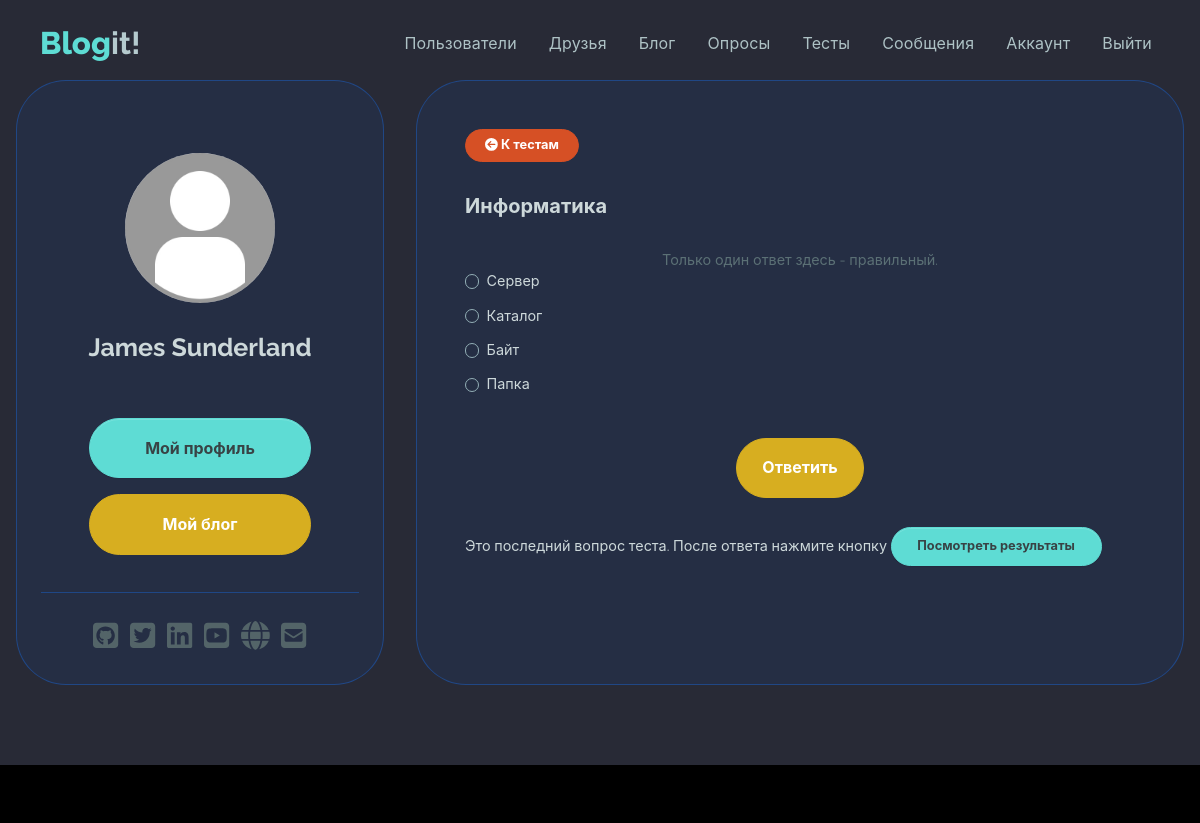
Page /1/questions/1 (signed in) on the committed database.
### users/models.py (models this page shows, shortened)
class Profile(models.Model):
    user = models.OneToOneField(User, on_delete=models.CASCADE)
    name = models.CharField(max_length=50, blank=True, null=True)
    email = models.EmailField(max_length=50,  blank=True, null=True)
    username = models.CharField(max_length=50, blank=True, null=True)
    summary = models.CharField(max_length=100, blank=True, null=True)
    city = models.CharField(max_length=20, blank=True, null=True)
    profession = models.CharField(max_length=50, blank=True, null=True)
    about = models.TextField(blank=True, null=True)
    image = models.ImageField(null=True, blank=True, upload_to='profile_images', default='profile_images/default.jpg')
    github = models.CharField(max_length=100, default='https://github.com')
    twitter = models.CharField(max_length=100,  default='https://twitter.com')
    linkedin = models.CharField(max_length=100, default='https://linkedin.com')
    youtube = models.CharField(max_length=100, default='https://youtube.com')
    website = models.CharField(max_length=100, default='https://mysite.com')
    created = models.DateTimeField(auto_now_add=True)
    follows = models.ManyToManyField('self', related_name='followed_by', symmetrical=False, blank=True)
    class Meta:
        ordering = ['created']
        verbose_name = 'Профиль'
        verbose_name_plural = 'Профили'

### quizzes/models.py (models this page shows, shortened)
class Question(models.Model):
    class qtype(models.TextChoices):
        single = 'single'
        multiple = 'multiple'
    name = models.CharField(max_length=350)
    qtype = models.CharField(max_length=8, choices=qtype.choices, default=qtype.single)
    quiz = models.ForeignKey(Quiz, on_delete=models.CASCADE)
    explanation = models.CharField(max_length=550)
    class Meta:
        ordering = ['id']
        verbose_name = 'Вопрос'
        verbose_name_plural = 'Вопросы'

class Answer(models.Model):
    question = models.ForeignKey(Question, on_delete=models.CASCADE)
    name = models.CharField(max_length=200)
    is_correct = models.BooleanField(default=False)
    class Meta:
        verbose_name = 'Ответ'
        verbose_name_plural = 'Ответы'

### quizzes/views.py (the view)
@login_required
def display_question(request, quiz_id, question_id):
    profile = request.user.profile
    quiz = get_object_or_404(Quiz, pk=quiz_id)
    questions = quiz.question_set.all()
    current_question, next_question = None, None
    for ind, question in enumerate(questions):
        if question.pk == question_id:
            current_question = question
            if ind != len(questions) - 1:
                next_question = questions[ind + 1]
    context = {'quiz': quiz,
    'question': current_question,
    'next_question': next_question,
    'profile': profile}
    return render(request,
        'quizzes/display.html',context)

### quizzes/templates/quizzes/display.html (shortened to what this page needs)
{% extends 'base.html' %}
{% block content %}
    <section>
        <main class="mt-5 mb-5">
            <div class="container">
                <div class="main-body">
                    <div class="row">
                        <div class="col-lg-4">
                            <div class="card p-3 card-soft-primary">
                                <div class="card-body">
                                    <div class="d-flex flex-column align-items-center text-center">
                                        <div class="profile-image-wrapper mt-5">
                                            <div class="profile-image">
                                                <img src="{{ profile.image.url }}" alt="profile" />
                                            </div>
                                        </div>
                                        <div class="mt-1">
                                            <h5 class="fw-bold fs-2 text-200 mb-5 text-center">{{ profile.name }}</h5>
                                            <div class="text-center">
                                                <div class="col-12 d-grid">
                                                    <div class="text-center">
                                                        <a class="btn btn-primary rounded-pill my-2 col-9"
                                                           href="{% url 'account' %}">Мой профиль</a>
                                                        <a class="btn btn-warning rounded-pill my-2 col-9"
                                                           href="{% url 'blog:my-blog' %}">Мой блог</a>
                                                    </div>
                                                </div>
                                            </div>
                                        </div>
                                    </div>
                                    <hr class="my-4">
                                    <div class="text-center">{% include 'socials.html' %}</div>
                                </div>
                            </div>
                        </div>
                        <div class="col-lg-8">
                            <div class="card p-3 h-100 card-soft-primary">
                                <div class="profile-card-body">
                                    <div class="row mb-3">
                                        <div class="col-12">
                                            <a class="btn btn-danger rounded-pill btn-sm mb-3"
                                               href="{% url 'quizzes:quizzes' %}"><i class="fa fa-arrow-circle-left"></i> К тестам</a>
                                            <h6 class="fw-bold fs-1 text-200 my-3">{{ question.name }}</h6>
                                        </div>
                                    </div>
                                    <div>
                                        <form id="question-form"
                                              action="{% url 'quizzes:grade_question' quiz.id question.id %}"
                                              method="post">
                                            {% if question.qtype == 'single' %}
                                                <div class="text-center">Только один ответ здесь - правильный.</div>
                                                {% for answer in question.answer_set.all %}
                                                    <div class="form-check">
                                                        <input type="radio"
                                                               name="answer"
                                                               class="form-check-input"
                                                               id="answer{{ forloop.counter }}"
                                                               value="{{ answer.id }}"/>
                                                        <label for="answer{{ forloop.counter }}" class="text-200">{{ answer.name }}</label>
                                                    </div>
                                                {% endfor %}
                                            {% endif %}
                                            <div class="text-center">
                                                <input type="submit"
                                                       value="Ответить"
                                                       class="btn btn-warning rounded-pill mt-4"/>
                                            </div>
                                        </form>
                                    </div>
                                    <div class="my-4">
                                        {% if next_question %}
                                            <div class="mt-5">
                                                <a href="{% url 'quizzes:display_question' quiz.id next_question.id %}"
                                                   class="btn btn-primary btn-md rounded-pill"><i class="fa fa-arrow-circle-right"></i> Следующий вопрос</a>
                                            </div>
                                        {% else %}
                                            <div class="text-200">
                                                Это последний вопрос теста. После ответа нажмите кнопку
                                                <a href="{% url 'quizzes:quiz_results' quiz.id %}"
                                                   class="btn btn-primary rounded-pill btn-md">Посмотреть результаты</a>
                                            </div>
                                        {% endif %}
                                    </div>
                                </div>
                            </div>
                        </div>
                    </div>
                </div>
            </div>
        </main>
    </section>
{% endblock %}

### rows in the picture
Profile: image (placeholder picture), name "James Sunderland"
Question: name "Информатика"
Answer: name "Сервер"
Answer: name "Каталог"
Answer: name "Байт"
Answer: name "Папка"
